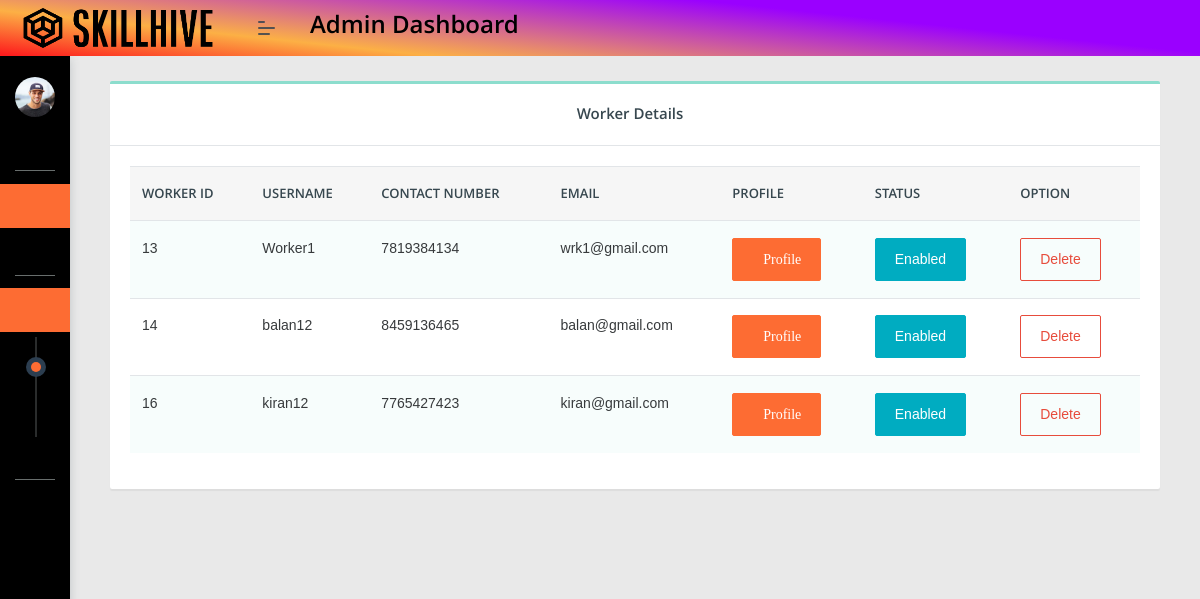
Screenshot of /adm/adm_wrk_table/ with the database file from the repository.
### WorkerEnd/models.py (models this page shows)
class worker_login_db(models.Model):
    work_username = models.CharField(max_length=150,null=True,blank=True)
    work_pass = models.CharField(max_length=150,null=True,blank=True)
    email = models.CharField(max_length=150,null=True,blank=True)
    mobile = models.IntegerField(null=True,blank=True)
    is_disabled = models.BooleanField(default=False)

### AdminEnd/views.py (the view)
# urls.py: path('adm_wrk_table/',views.adm_wrk_table,name="adm_wrk_table"),
def adm_wrk_table(x):
    data = worker_login_db.objects.all()
    return render(x,"adm_worker_table.html",{'work':data})

### WorkerEnd/context_processors.py (called while the page is built)
def worker_profile_exists(request):
    profile_exists = False
    if 'wr_username' in request.session:
        try:
            worker_profile = worker_db.objects.get(username=request.session['wr_username'])
            profile_exists = True
        except worker_db.DoesNotExist:
            pass
    return {'profile_exists': profile_exists}

### AdminEnd/templates/adm_worker_table.html (shortened to what this page needs)
<!DOCTYPE html>
<html lang="en">
{% extends 'landing.html' %}
{% block content %}
<head>
</head>
<body>
<div class="col-xl-12">
  <div class="card">
    <div class="card-header">
      <center><h5>Worker Details</h5></center>
    </div>
    <div class="card-body table-border-style">
      <div class="table-responsive">
        <table class="table table-striped table-hover">
          <thead>
          <tr>
            <th>Worker ID</th>
            <th>Username</th>
            <th>Contact Number</th>
            <th>Email</th>
            <th>Profile</th>
            <th>Status</th>
            <th>Option</th>
          </tr>
          </thead>
          <tbody>
          {% for i in work %}
          <tr>
            <td>{{i.id}}</td>
            <td>{{i.work_username}}</td>
            <td>{{i.mobile}}</td>
            <td>{{i.email}}</td>
            <td>
              <form action="{% url 'adm_wrk_prof' dataid=i.work_username %}">
                <button type="submit" class="btn btn-primary">
                  <i class="feather icon-user-check">Profile</i>
                </button>
              </form>
            </td>
            <td>
              {% if i.is_disabled == 1 %}
              <button type="button" class="btn btn-danger" data-toggle="modal" data-target="#dis{{i.id}}">Disabled</button>
              <div class="modal fade" id="dis{{i.id}}">
                <div class="modal-dialog">
                  <div class="modal-content">
                    <div class="modal-header">
                      <h4 class="title">{{i.work_username}}'s account disabled</h4>
                    </div>
                    <div class="modal-body">
                      <textarea rows="2" class="form-control" readonly >If you wish to enable {{i.work_username}}'s account and set their black points to 0, click on the enable button</textarea>
                    </div>
                    <div class="modal-footer">
                      <a href="{% url 'adm_enable' sk_user=i.work_username %}" class="btn btn-warning">Enable</a>
                      <button type="button" class="btn btn-secondary" data-dismiss="modal">Close</button>
                    </div>
                  </div>
                </div>
              </div>
              {% else %}
              <button type="button" class="btn btn-info">Enabled</button>
              {% endif %}
            </td>
            <td>
              <a href="{% url 'adm_delete_worker' wID=i.id %}" class="btn btn-outline-danger">Delete</a>
            </td>
          </tr>
          {% endfor %}
          </tbody>
        </table>
      </div>
    </div>
  </div>
</div>
</body>
{% endblock %}

### rows the page displays
worker_login_db: id "13", work_username "Worker1", mobile "7819384134", email "wrk1@gmail.com", is_disabled "Enabled"
worker_login_db: id "14", work_username "balan12", mobile "8459136465", email "balan@gmail.com", is_disabled "Enabled"
worker_login_db: id "16", work_username "kiran12", mobile "7765427423", email "kiran@gmail.com", is_disabled "Enabled"
